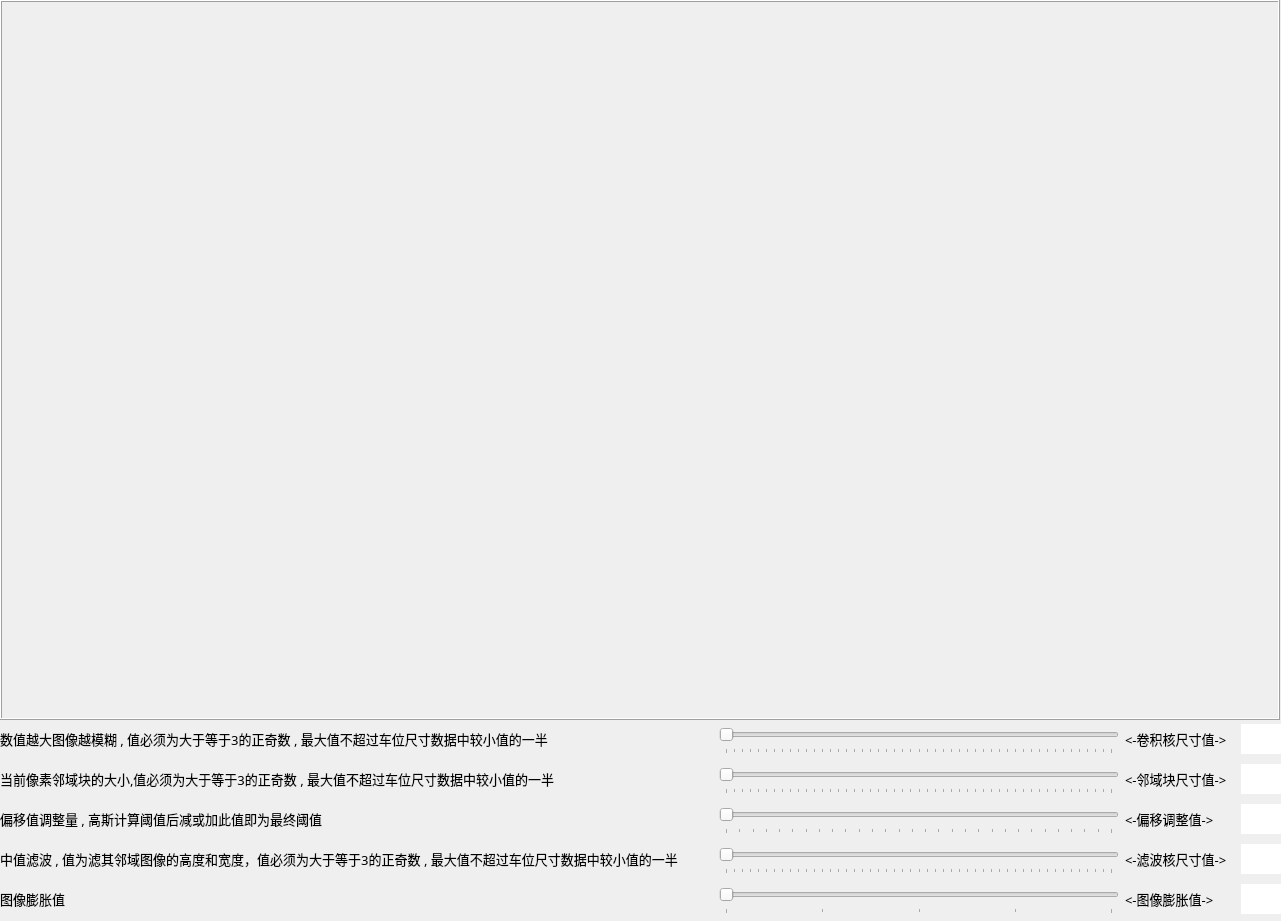
  <widget class="QWidget" name="widget_custom" native="true">
   <property name="enabled">
    <bool>true</bool>
   </property>
   <property name="geometry">
    <rect>
     <x>10</x>
     <y>10</y>
     <width>1281</width>
     <height>921</height>
    </rect>
   </property>
   <widget class="QWidget" name="layoutWidget">
    <property name="geometry">
     <rect>
      <x>0</x>
      <y>720</y>
      <width>1281</width>
      <height>201</height>
     </rect>
    </property>
    <layout class="QVBoxLayout" name="tips_slider">
     <property name="sizeConstraint">
      <enum>QLayout::SetDefaultConstraint</enum>
     </property>
     <item>
      <layout class="QHBoxLayout" name="GaussianBlur_ksize">
       <item>
        <widget class="QLabel" name="Gau_tips">
         <property name="maximumSize">
          <size>
           <width>16777215</width>
           <height>30</height>
          </size>
         </property>
         <property name="font">
          <font>
           <family>Microsoft YaHei UI Light</family>
           <pointsize>10</pointsize>
          </font>
         </property>
         <property name="layoutDirection">
          <enum>Qt::LeftToRight</enum>
         </property>
         <property name="text">
          <string>数值越大图像越模糊 , 值必须为大于等于3的正奇数 , 最大值不超过车位尺寸数据中较小值的一半</string>
         </property>
         <property name="textFormat">
          <enum>Qt::AutoText</enum>
         </property>
        </widget>
       </item>
       <item>
        <widget class="QSlider" name="Gau_Slider">
         <property name="maximumSize">
          <size>
           <width>400</width>
           <height>30</height>
          </size>
         </property>
         <property name="minimum">
          <number>3</number>
         </property>
         <property name="singleStep">
          <number>2</number>
         </property>
         <property name="pageStep">
          <number>2</number>
         </property>
         <property name="sliderPosition">
          <number>3</number>
         </property>
         <property name="orientation">
          <enum>Qt::Horizontal</enum>
         </property>
         <property name="tickPosition">
          <enum>QSlider::TicksBelow</enum>
         </property>
         <property name="tickInterval">
          <number>0</number>
         </property>
        </widget>
       </item>
       <item>
        <widget class="QLabel" name="Gau_v">
         <property name="maximumSize">
          <size>
           <width>110</width>
           <height>30</height>
          </size>
         </property>
         <property name="font">
          <font>
           <family>Microsoft YaHei UI Light</family>
           <pointsize>10</pointsize>
           <weight>50</weight>
           <bold>false</bold>
          </font>
         </property>
         <property name="text">
          <string>&lt;-卷积核尺寸值-&gt;</string>
         </property>
        </widget>
       </item>
       <item>
        <widget class="QTextBrowser" name="Gau_value">
         <property name="maximumSize">
          <size>
           <width>40</width>
           <height>30</height>
          </size>
         </property>
         <property name="font">
          <font>
           <family>Microsoft YaHei UI Light</family>
           <pointsize>10</pointsize>
          </font>
         </property>
         <property name="frameShape">
          <enum>QFrame::NoFrame</enum>
         </property>
         <property name="verticalScrollBarPolicy">
          <enum>Qt::ScrollBarAlwaysOff</enum>
         </property>
         <property name="horizontalScrollBarPolicy">
          <enum>Qt::ScrollBarAlwaysOff</enum>
         </property>
         <property name="lineWrapMode">
          <enum>QTextEdit::NoWrap</enum>
         </property>
         <property name="placeholderText">
          <string/>
         </property>
        </widget>
       </item>
      </layout>
     </item>
     <item>
      <layout class="QHBoxLayout" name="adaptiveThreshold_blockSize">
       <item>
        <widget class="QLabel" name="ada_b_tips">
         <property name="maximumSize">
          <size>
           <width>16777215</width>
           <height>30</height>
          </size>
         </property>
         <property name="font">
          <font>
           <family>Microsoft YaHei UI Light</family>
           <pointsize>10</pointsize>
          </font>
         </property>
         <property name="text">
          <string>当前像素邻域块的大小,值必须为大于等于3的正奇数 , 最大值不超过车位尺寸数据中较小值的一半</string>
         </property>
        </widget>
       </item>
       <item>
        <widget class="QSlider" name="ada_b_Slider">
         <property name="maximumSize">
          <size>
           <width>400</width>
           <height>30</height>
          </size>
         </property>
         <property name="minimum">
          <number>3</number>
         </property>
         <property name="singleStep">
          <number>2</number>
         </property>
         <property name="pageStep">
          <number>2</number>
         </property>
         <property name="sliderPosition">
          <number>3</number>
         </property>
         <property name="orientation">
          <enum>Qt::Horizontal</enum>
         </property>
         <property name="tickPosition">
          <enum>QSlider::TicksBelow</enum>
         </property>
        </widget>
       </item>
       <item>
        <widget class="QLabel" name="ada_b_v">
         <property name="maximumSize">
          <size>
           <width>110</width>
           <height>30</height>
          </size>
         </property>
         <property name="font">
          <font>
           <family>Microsoft YaHei UI Light</family>
           <pointsize>10</pointsize>
           <weight>50</weight>
           <bold>false</bold>
          </font>
         </property>
         <property name="text">
          <string>&lt;-邻域块尺寸值-&gt;</string>
         </property>
        </widget>
       </item>
       <item>
        <widget class="QTextBrowser" name="ada_b_value">
         <property name="maximumSize">
          <size>
           <width>40</width>
           <height>30</height>
          </size>
         </property>
         <property name="font">
          <font>
           <family>Microsoft YaHei UI Light</family>
           <pointsize>10</pointsize>
          </font>
         </property>
         <property name="frameShape">
          <enum>QFrame::NoFrame</enum>
         </property>
         <property name="verticalScrollBarPolicy">
          <enum>Qt::ScrollBarAlwaysOff</enum>
         </property>
         <property name="horizontalScrollBarPolicy">
          <enum>Qt::ScrollBarAlwaysOff</enum>
         </property>
         <property name="lineWrapMode">
          <enum>QTextEdit::NoWrap</enum>
         </property>
         <property name="placeholderText">
          <string/>
         </property>
        </widget>
       </item>
      </layout>
     </item>
     <item>
      <layout class="QHBoxLayout" name="adaptiveThreshold_c">
       <item>
        <widget class="QLabel" name="ada_c_tip">
         <property name="maximumSize">
          <size>
           <width>16777215</width>
           <height>30</height>
          </size>
         </property>
         <property name="font">
          <font>
           <family>Microsoft YaHei UI Light</family>
           <pointsize>10</pointsize>
          </font>
         </property>
         <property name="text">
          <string>偏移值调整量 , 高斯计算阈值后减或加此值即为最终阈值</string>
         </property>
        </widget>
       </item>
       <item>
        <widget class="QSlider" name="ada_c_Slider">
         <property name="maximumSize">
          <size>
           <width>400</width>
           <height>30</height>
          </size>
         </property>
         <property name="minimum">
          <number>1</number>
         </property>
         <property name="maximum">
          <number>30</number>
         </property>
         <property name="pageStep">
          <number>1</number>
         </property>
         <property name="sliderPosition">
          <number>1</number>
         </property>
         <property name="orientation">
          <enum>Qt::Horizontal</enum>
         </property>
         <property name="tickPosition">
          <enum>QSlider::TicksBelow</enum>
         </property>
        </widget>
       </item>
       <item>
        <widget class="QLabel" name="ada_c_v">
         <property name="maximumSize">
          <size>
           <width>110</width>
           <height>30</height>
          </size>
         </property>
         <property name="font">
          <font>
           <family>Microsoft YaHei UI Light</family>
           <pointsize>10</pointsize>
           <weight>50</weight>
           <bold>false</bold>
          </font>
         </property>
         <property name="text">
          <string>&lt;-偏移调整值-&gt;</string>
         </property>
        </widget>
       </item>
       <item>
        <widget class="QTextBrowser" name="ada_c_value">
         <property name="maximumSize">
          <size>
           <width>40</width>
           <height>30</height>
          </size>
         </property>
         <property name="font">
          <font>
           <family>Microsoft YaHei UI Light</family>
           <pointsize>10</pointsize>
          </font>
         </property>
         <property name="frameShape">
          <enum>QFrame::NoFrame</enum>
         </property>
         <property name="verticalScrollBarPolicy">
          <enum>Qt::ScrollBarAlwaysOff</enum>
         </property>
         <property name="horizontalScrollBarPolicy">
          <enum>Qt::ScrollBarAlwaysOff</enum>
         </property>
         <property name="lineWrapMode">
          <enum>QTextEdit::NoWrap</enum>
         </property>
         <property name="placeholderText">
          <string/>
         </property>
        </widget>
       </item>
      </layout>
     </item>
     <item>
      <layout class="QHBoxLayout" name="medianBlur_ksize">
       <item>
        <widget class="QLabel" name="med_tip">
         <property name="maximumSize">
          <size>
           <width>16777215</width>
           <height>30</height>
          </size>
         </property>
         <property name="font">
          <font>
           <family>Microsoft YaHei UI Light</family>
           <pointsize>10</pointsize>
          </font>
         </property>
         <property name="text">
          <string>中值滤波 , 值为滤其邻域图像的高度和宽度，值必须为大于等于3的正奇数 , 最大值不超过车位尺寸数据中较小值的一半</string>
         </property>
        </widget>
       </item>
       <item>
        <widget class="QSlider" name="med_Slider">
         <property name="maximumSize">
          <size>
           <width>400</width>
           <height>30</height>
          </size>
         </property>
         <property name="minimum">
          <number>3</number>
         </property>
         <property name="singleStep">
          <number>2</number>
         </property>
         <property name="pageStep">
          <number>2</number>
         </property>
         <property name="value">
          <number>3</number>
         </property>
         <property name="orientation">
          <enum>Qt::Horizontal</enum>
         </property>
         <property name="tickPosition">
          <enum>QSlider::TicksBelow</enum>
         </property>
        </widget>
       </item>
       <item>
        <widget class="QLabel" name="med_v">
         <property name="maximumSize">
          <size>
           <width>110</width>
           <height>30</height>
          </size>
         </property>
         <property name="font">
          <font>
           <family>Microsoft YaHei UI Light</family>
           <pointsize>10</pointsize>
           <weight>50</weight>
           <bold>false</bold>
          </font>
         </property>
         <property name="text">
          <string>&lt;-滤波核尺寸值-&gt;</string>
         </property>
        </widget>
       </item>
       <item>
        <widget class="QTextBrowser" name="med_value">
         <property name="maximumSize">
          <size>
           <width>40</width>
           <height>30</height>
          </size>
         </property>
         <property name="font">
          <font>
           <family>Microsoft YaHei UI Light</family>
           <pointsize>10</pointsize>
          </font>
         </property>
         <property name="frameShape">
          <enum>QFrame::NoFrame</enum>
         </property>
         <property name="verticalScrollBarPolicy">
          <enum>Qt::ScrollBarAlwaysOff</enum>
         </property>
         <property name="horizontalScrollBarPolicy">
          <enum>Qt::ScrollBarAlwaysOff</enum>
         </property>
         <property name="lineWrapMode">
          <enum>QTextEdit::NoWrap</enum>
         </property>
         <property name="placeholderText">
          <string/>
         </property>
        </widget>
       </item>
      </layout>
     </item>
     <item>
      <layout class="QHBoxLayout" name="dilate_kernel">
       <item>
        <widget class="QLabel" name="dil_tip">
         <property name="maximumSize">
          <size>
           <width>16777215</width>
           <height>30</height>
          </size>
         </property>
         <property name="font">
          <font>
           <family>Microsoft YaHei UI Light</family>
           <pointsize>10</pointsize>
          </font>
         </property>
         <property name="text">
          <string>图像膨胀值</string>
         </property>
        </widget>
       </item>
       <item>
        <widget class="QSlider" name="dil_Slider">
         <property name="maximumSize">
          <size>
           <width>400</width>
           <height>30</height>
          </size>
         </property>
         <property name="minimum">
          <number>1</number>
         </property>
         <property name="maximum">
          <number>5</number>
         </property>
         <property name="pageStep">
          <number>1</number>
         </property>
         <property name="sliderPosition">
          <number>1</number>
         </property>
         <property name="orientation">
          <enum>Qt::Horizontal</enum>
         </property>
         <property name="tickPosition">
          <enum>QSlider::TicksBelow</enum>
         </property>
        </widget>
       </item>
       <item>
        <widget class="QLabel" name="dil_v">
         <property name="maximumSize">
          <size>
           <width>110</width>
           <height>30</height>
          </size>
         </property>
         <property name="font">
          <font>
           <family>Microsoft YaHei UI Light</family>
           <pointsize>10</pointsize>
           <weight>50</weight>
           <bold>false</bold>
          </font>
         </property>
         <property name="text">
          <string>&lt;-图像膨胀值-&gt;</string>
         </property>
        </widget>
       </item>
       <item>
        <widget class="QTextBrowser" name="dil_value">
         <property name="maximumSize">
          <size>
           <width>40</width>
           <height>30</height>
          </size>
         </property>
         <property name="font">
          <font>
           <family>Microsoft YaHei UI Light</family>
           <pointsize>10</pointsize>
          </font>
         </property>
         <property name="frameShape">
          <enum>QFrame::NoFrame</enum>
         </property>
         <property name="verticalScrollBarPolicy">
          <enum>Qt::ScrollBarAlwaysOff</enum>
         </property>
         <property name="horizontalScrollBarPolicy">
          <enum>Qt::ScrollBarAlwaysOff</enum>
         </property>
         <property name="lineWrapMode">
          <enum>QTextEdit::NoWrap</enum>
         </property>
         <property name="placeholderText">
          <string/>
         </property>
        </widget>
       </item>
      </layout>
     </item>
    </layout>
   </widget>
   <widget class="QLabel" name="cus_lab_video">
    <property name="enabled">
     <bool>true</bool>
    </property>
    <property name="geometry">
     <rect>
      <x>0</x>
      <y>0</y>
      <width>1280</width>
      <height>720</height>
     </rect>
    </property>
    <property name="minimumSize">
     <size>
      <width>1280</width>
      <height>720</height>
     </size>
    </property>
    <property name="maximumSize">
     <size>
      <width>1280</width>
      <height>720</height>
     </size>
    </property>
    <property name="frameShape">
     <enum>QFrame::Box</enum>
    </property>
    <property name="frameShadow">
     <enum>QFrame::Raised</enum>
    </property>
    <property name="lineWidth">
     <number>1</number>
    </property>
    <property name="text">
     <string/>
    </property>
   </widget>
  </widget>
